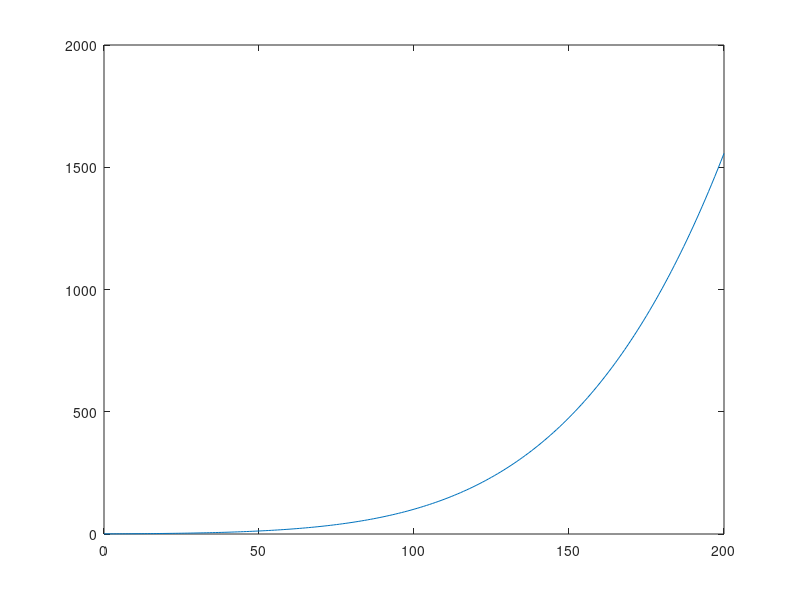

This chart was generated by the following MATLAB code:
clc
clear all
close all
T = linspace(0, 200, 201) + 273.15;
Psat = 22089 * exp((647.286./T - 1).*(-7.419242 + 0.29721*(0.01*(T-338.15)) - 0.1155286*(0.01*(T-338.15)).^2 + 0.008685635*(0.01*(T-338.15)).^3));
plot(T-273.15, Psat);
Psat(end)